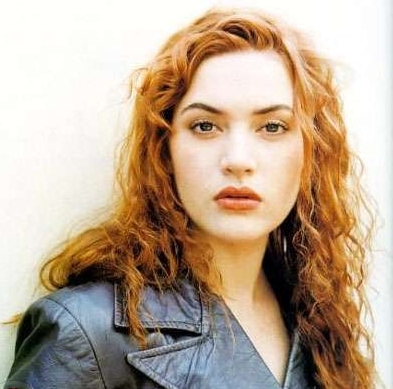
%> input picture images/kate.png, 393 x 389 px
$ octave finaldraw.m   (GNU Octave 9; MATLAB toolbox functions it lacks are replaced by stand-ins)
%> lines starting %> are read from the running program, lines starting %| are printed output that depends on the picture
u = imread('E:\IIIT-Allahabad\drawing bot\images\kate.png'); % read the image
%> u is the input picture: size 389x393x3 uint8; mean R, G, B 189.8, 169.3, 148.6
i = rgb2gray(u);                          % convert rgb image to grayscale
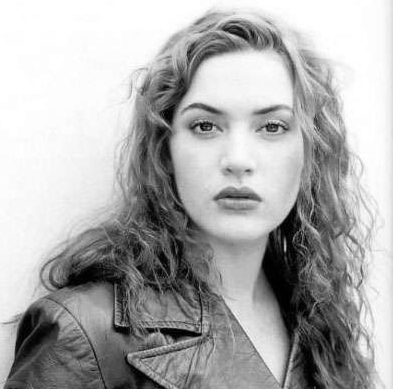
%> i: size 389x393 uint8; min 0, max 255, mean 173.1
w = edge(i,'canny',[.05,.20]);            % canny edge
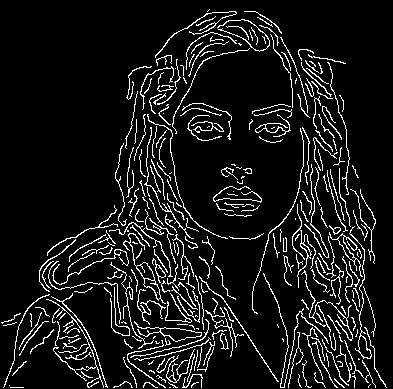
%> w: size 389x393 logical; 9.1% white in thin lines or dots

% eye detection using Viola-Jones algorithm
EyeDetect = vision.CascadeObjectDetector('EyePairBig');
%> (the run ends here)

$ run again, with images/emma.png copied over images/kate.png
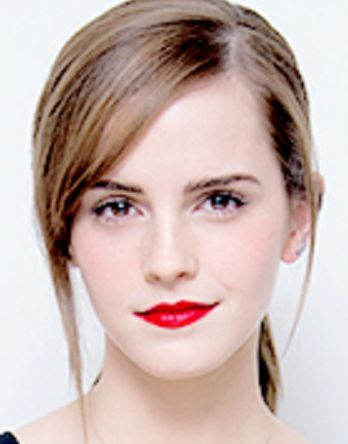
%> input picture images/emma.png, 348 x 444 px
%> u is the input picture: size 444x348x3 uint8; mean R, G, B 201.6, 181.2, 176.5
%> `i = rgb2gray(u);`:
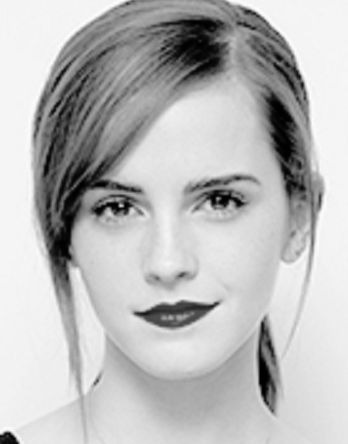
%> i: size 444x348 uint8; min 0, max 255, mean 186.8
%> `w = edge(i,'canny',[.05,.20]);`:
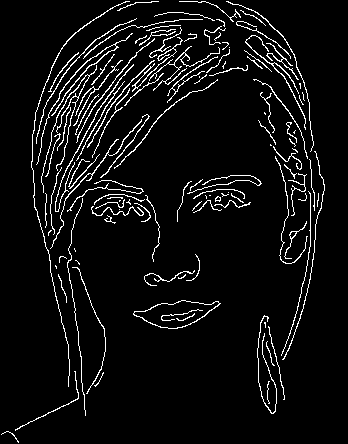
%> w: size 444x348 logical; 6% white in thin lines or dots
